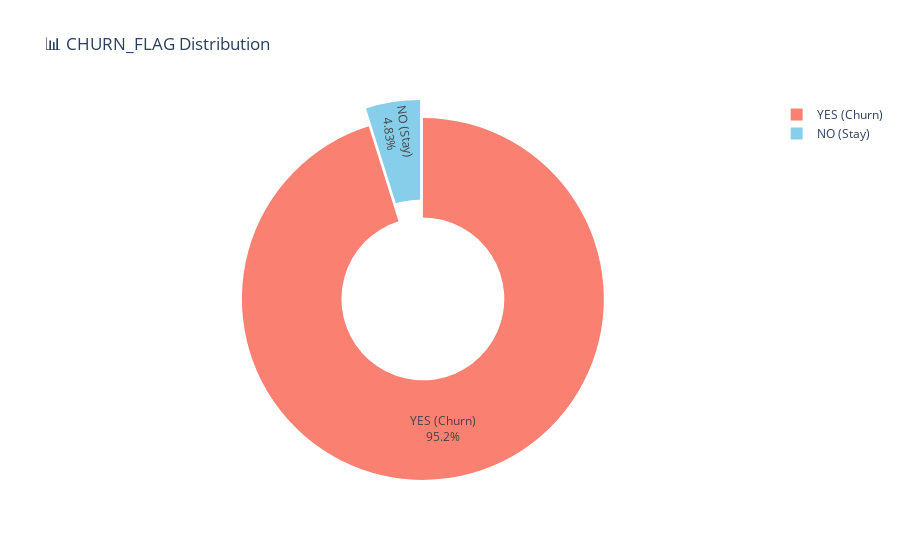

Write notebook code for a chart like this one.
### Markdown cell above
### 9.2 CHURN_FLAG Distribution

### Code cell
churn_counts = X_test_copy['CHURN_FLAG'].value_counts().reset_index()
churn_counts.columns = ['CHURN_FLAG', 'Count']
churn_counts['CHURN_FLAG'] = churn_counts['CHURN_FLAG'].map({0:'NO (Stay)', 1:'YES (Churn)'})

fig = px.pie(
    churn_counts,
    names="CHURN_FLAG",
    values="Count",
    hole=0.45,
    color="CHURN_FLAG",
    color_discrete_map={"NO (Stay)": "skyblue", "YES (Churn)": "salmon"},
    title="📊 CHURN_FLAG Distribution"
)
fig.update_traces(textinfo="percent+label", pull=[0.05, 0.05])
fig.show()

### Figure 1 — Plotly figure (JSON) as saved in the notebook; plotly's stock layout.template omitted (floating-point values rounded to 4 significant figures)
{"data": [{"customdata": [["YES (Churn)"], ["NO (Stay)"]], "domain": {"x": [0, 1], "y": [0, 1]}, "hole": 0.45, "hovertemplate": "CHURN_FLAG=%{customdata[0]}<br>Count=%{value}<extra></extra>", "labels": ["YES (Churn)", "NO (Stay)"], "legendgroup": "", "marker": {"colors": ["salmon", "skyblue"]}, "name": "", "pull": [0.05, 0.05], "showlegend": true, "textinfo": "percent+label", "type": "pie", "values": [1319, 67]}], "layout": {"autosize": true, "legend": {"tracegroupgap": 0}, "title": {"text": "📊 CHURN_FLAG Distribution"}}}
